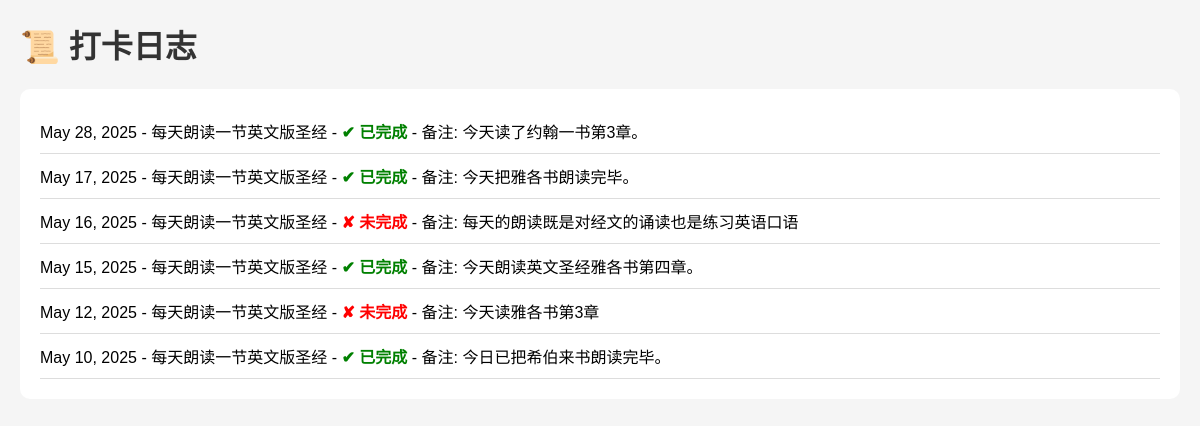
Page /habit/7/log/ (signed in) on the earlier database version.
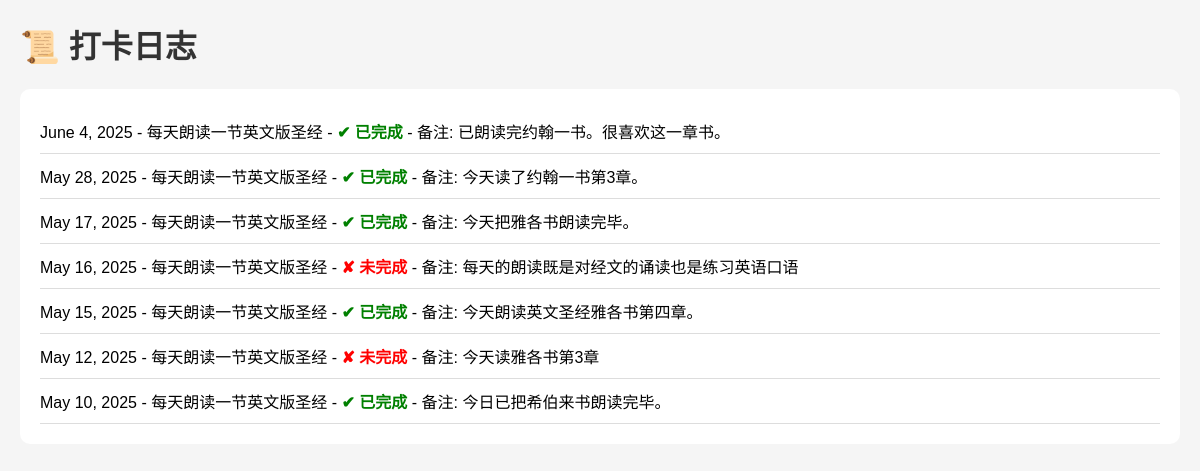
Same page on the later database version.
### learning_logs/models.py (models this page shows, shortened)
class HabitLog(models.Model):
    habit = models.ForeignKey(Habit, on_delete=models.CASCADE,  related_name='habitlog_learning_logs')  # 修改 related_name，避免与 users 中冲突
    date = models.DateField(auto_now_add=True)  # 记录当天日期
    completed = models.BooleanField(default=False)  # 是否完成
    notes = models.TextField(blank=True)  # 备注，可留空
    owner = models.ForeignKey(User, on_delete=models.CASCADE, null=True, blank=True)

class Habit(models.Model):
    name = models.CharField(max_length=100)
    owner = models.ForeignKey(User, on_delete=models.CASCADE, related_name='user_habits')
    created_at = models.DateTimeField(auto_now_add=True)

### learning_logs/views.py (the view)
# urls.py: path('habit/<int:habit_id>/log/', views.habit_log_view, name='habit_log'),
@login_required
def habit_log_view(request, habit_id):
    habit = get_object_or_404(Habit, id=habit_id, owner=request.user)
    logs = HabitLog.objects.filter(habit=habit).order_by('-date')
    context = {
        'habit': habit,
        'logs': logs,
    }
    return render(request, 'learning_logs/habit_logs.html', context)

### learning_logs/templates/learning_logs/habit_logs.html (shortened to what this page needs)
<!DOCTYPE html>
<html lang="zh-CN">
<head>
</head>
<body>
    <h1>📜 打卡日志</h1>
    <ul>
        {% for log in logs %}
            <li>
                {{ log.date }} - {{ log.habit.name }} -
                {% if log.completed %}
                    <span style="color:green;">✔ 已完成</span>
                {% else %}
                    <span style="color:red;">✘ 未完成</span>
                {% endif %}
                {% if log.notes %}
                    - 备注: {{ log.notes }}
                {% endif %}
            </li>
        {% empty %}
            <li>暂无打卡日志。</li>
        {% endfor %}
    </ul>
</body>
</html>

Differences in the rows shown:
added HabitLog: date "June 4, 2025", habit.name "每天朗读一节英文版圣经", completed "✔ 已完成", notes "已朗读完约翰一书。很喜欢这一章书。"
